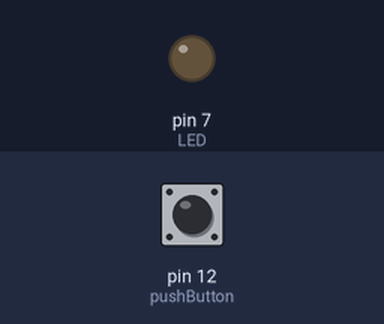
This sketch was run on a simulated Arduino Uno, built with avr-gcc and run on an emulated ATmega328P. On the bench: output pins drawn as LEDs (lit = HIGH). Dashed ring = blinking. Inputs (shaded band) come from the test bench; at power-on: pin 12 (pushButton) LOW.

Above: at 1.2 s.
1.3 s: pin 12 (pushButton) pulled HIGH for 1 s
At 1.42 s:
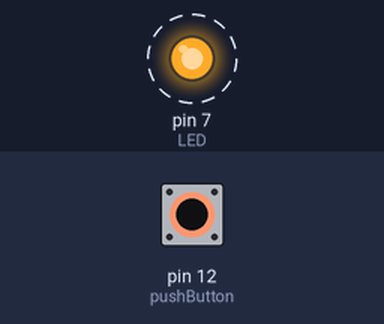
3.8 s: pin 12 (pushButton) pulled HIGH for 0.15 s
At 5.0 s:
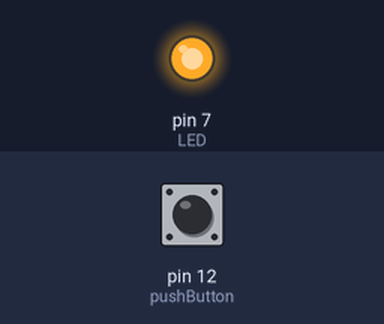
5.4 s: pin 12 (pushButton) pulled HIGH for 3.2 s
At 9.7 s:
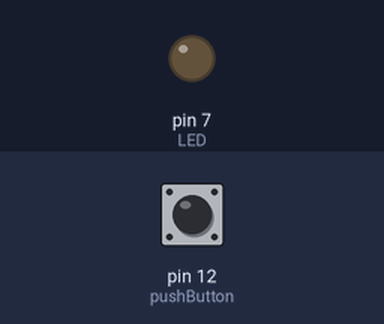
Timing chart, 0 to 11.2 s (numbered marks = the images above; inputs shaded):
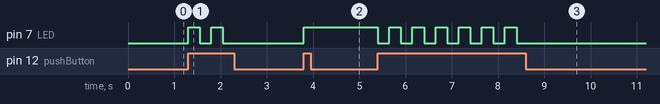

Measured:
- after the input at 1.3 s, pin 7 (LED): alternates HIGH for 0.25 s and LOW for 0.25 s, 4 changes in all, then stays LOW, starting at once
- after the input at 3.8 s, pin 7 (LED): LOW → HIGH at once
- after the input at 5.4 s, pin 7 (LED): alternates HIGH for 0.25 s and LOW for 0.25 s, 13 changes in all, then stays LOW, starting at once

The sketch:

Prendiendo_y_apagando_led_con_push_button.ino
```cpp
#define LED 7
#define pushButton 12

void setup() {
  pinMode(LED, OUTPUT); //Se declara el pin 7 como salida
  pinMode(pushButton, INPUT); //Se declara el pin 12 como entrada
}

void loop() {
  if (digitalRead(pushButton) == HIGH) { //Se pregunta si se esta presionando el push button
    digitalWrite(LED, !digitalRead(LED)); //Se cambia el estado del LED por el contrario
    delay(250);
  }
}
```
